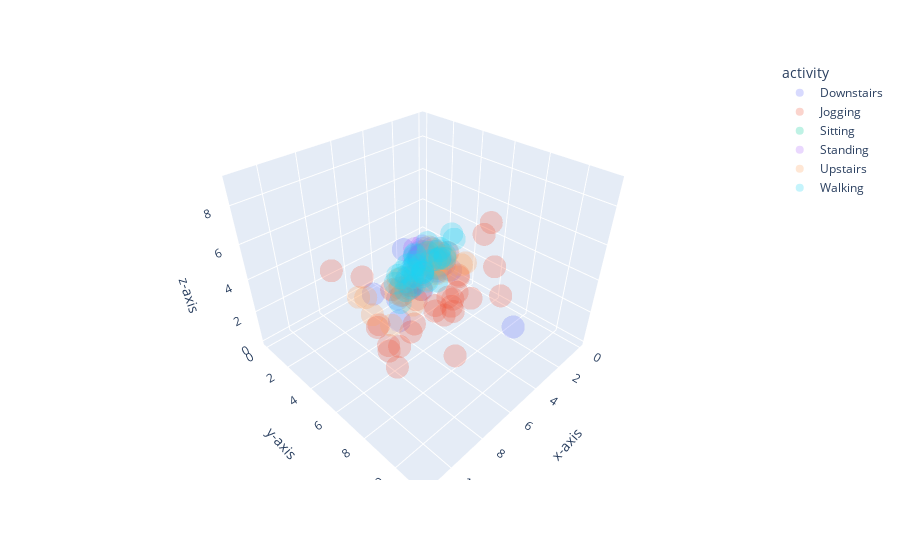

The code cell stored with this chart in its notebook:
### Code cell
fig = px.scatter_3d(data_frame = stats_full,
                    x = 'x-axis', y = 'y-axis', z = 'z-axis',
                    color = 'activity',
                    opacity = 0.25)
fig.update_layout(title = '')
fig.show()
